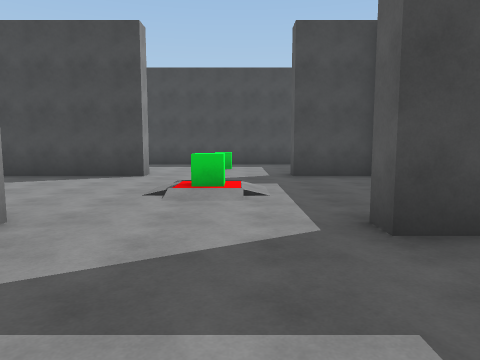
View 1 (above)

21 first-person views from a walk through a Unity game level. The camera is 1.5 m above the floor, tilts 6° down and sees 70° across. The floor is counted in squares, 2 m on a side. Each view is taken from the middle of a square. On the plan, view 1 faces up. The plan holds only what a view shows up to about 11 squares ahead; the rest is blank. The place goes on beyond the plan. The player is left out.

View 2
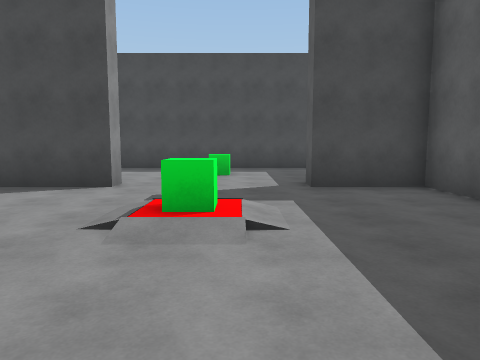

View 3
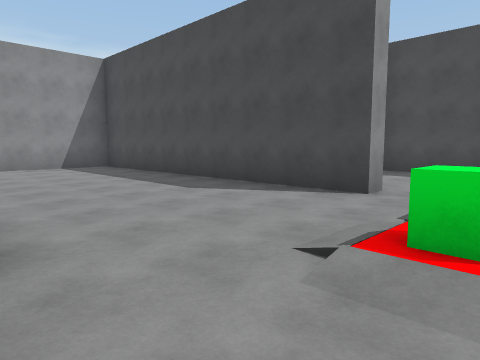

View 4
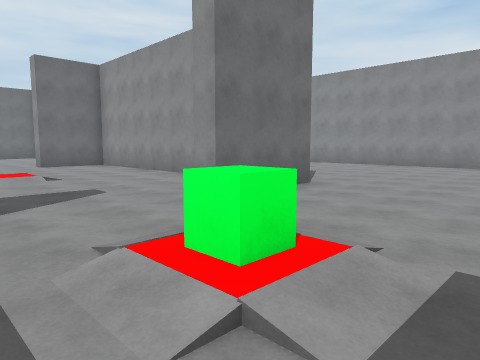

View 5
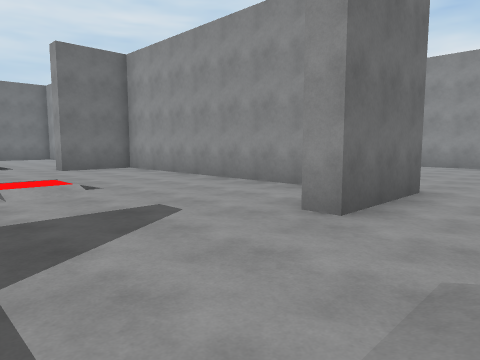

View 6
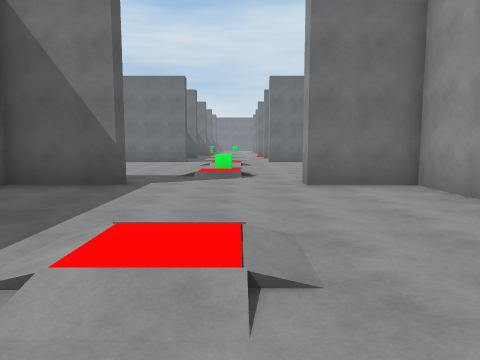

View 7
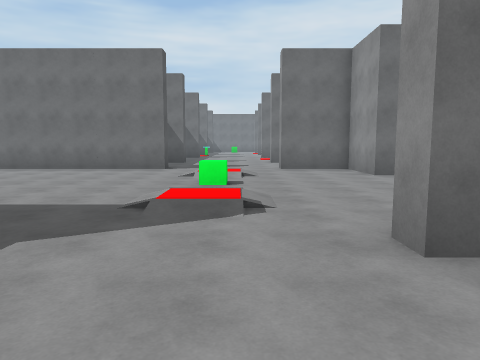

View 8
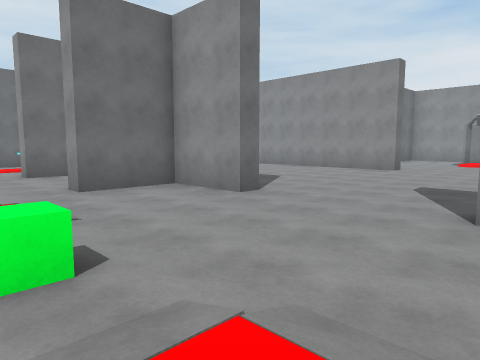

View 9
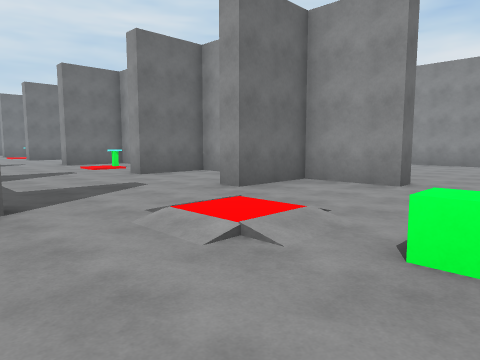

View 10
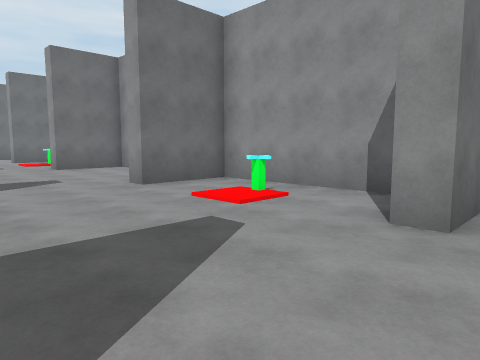

View 11
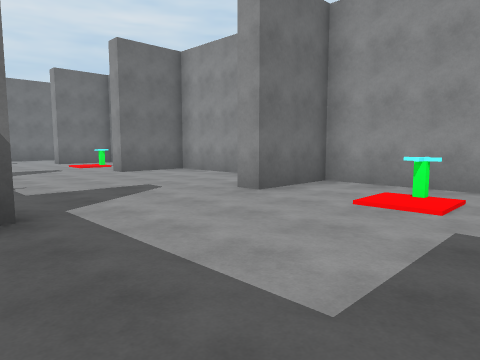

View 12
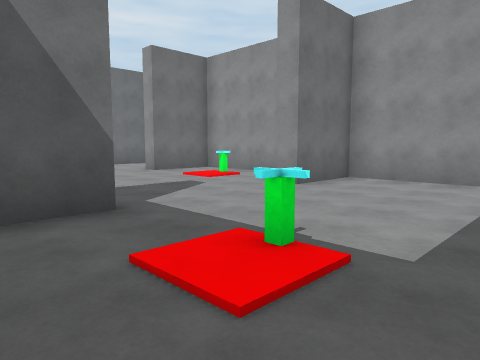

View 13
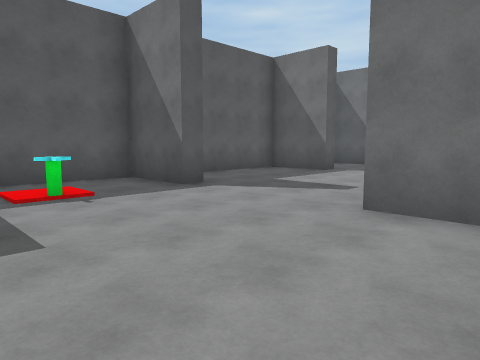

View 14
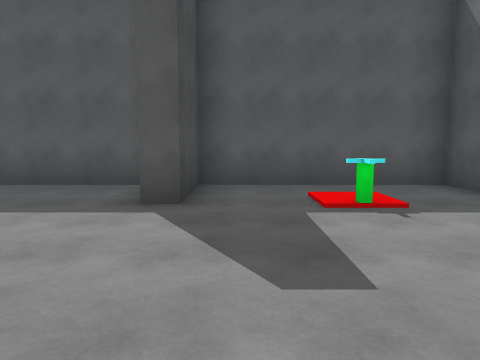

View 15
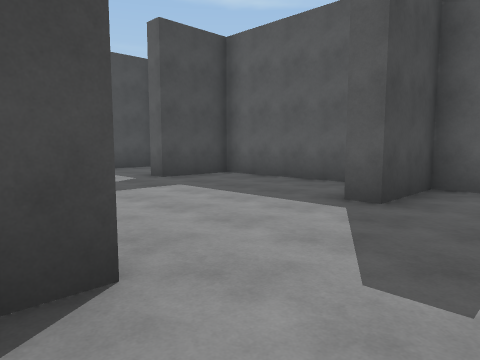

View 16
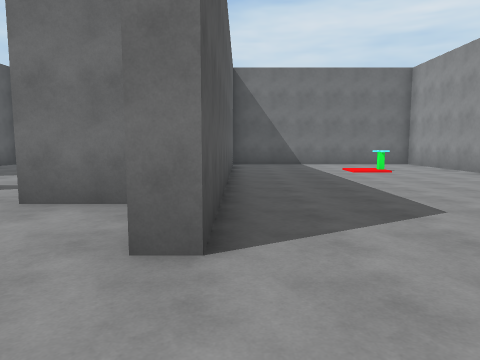

View 17
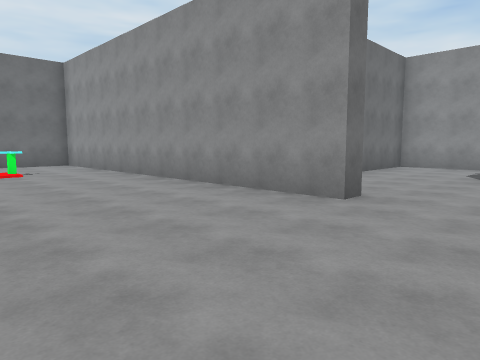

View 18
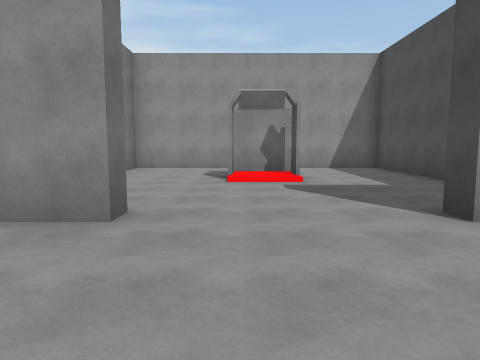

View 19
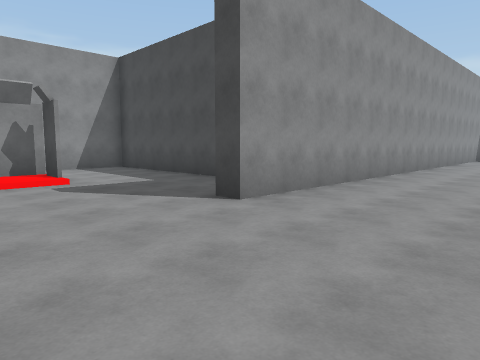

View 20
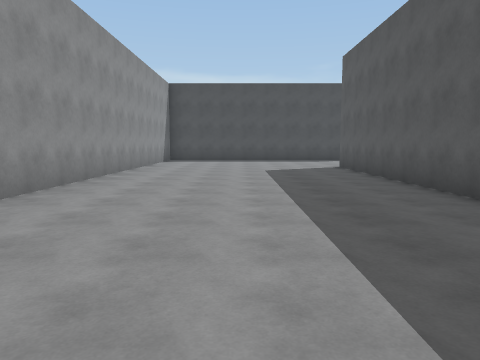

View 21
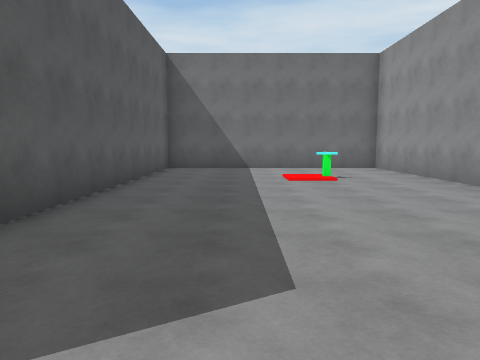

### Floor plan
Key: @ floor where view 1 was taken; # wall or solid block; . main floor; : floor 0.25 m higher than the main floor; / step, stairs or slope; C green cube; A valve; O other object.
Columns run from 19 left of view 1 to 5 right of it. Each row starts with its distance up from view 1.
 13                #######
 12                .......
 11                 ......
 10                 ..C...
  9                  ....
  8        ##########....###
  7        #...............#
  6        #..........::...
  5        #..........C:..
  4        #..............
  3        #......###....#
  2        #......#.......
  1        #......#......
  0        #......#....@
 -1        #......#...::.
 -2        #......#...//.
 -3        #......#.......
 -4        #......#........
 -5 ########......#.......#
 -6 #......#......###....##
 -7 #......#......#...//..
 -8 #.................//...
 -9 #  O/..................
-10 # .O:.............C.....
-11 #.................//.....
-12 #......#......#...//.....
-13 #....  #......#..........
-14 ####   #......###....####
-15        #......#.......
-16        #......#.......
-17        #......###....###
-18        #......#........#
-19        #..A...#........#
-20        #......#.A......#
-21        #......#........#
-22        ##########....###
-23               #........#
-24               #........#
-25               #.....A..#
-26               #........#
-27               ###....###
-28                 ......
-29               #........#
-30               #.A......#
-31               #........#
-32               ###....###

Where each view was taken, in squares from view 1:
view 1: 0 up, 0 right, facing up
view 2: 2 up, 0 right, facing up
view 3: 3 up, 0 right, facing up-left
view 4: 7 up, 1 right, facing down-left
view 5: 5 up, 1 right, facing down-left
view 6: 1 up, 1 left, facing down
view 7: 3 down, 1 left, facing down
view 8: 7 down, 0 right, facing down-left
view 9: 9 down, 2 right, facing down-left
view 10: 16 down, 1 right, facing down-left
view 11: 18 down, 2 right, facing down-left
view 12: 23 down, 3 right, facing down-left
view 13: 23 down, 4 left, facing down-right
view 14: 23 down, 3 left, facing right
view 15: 24 down, 3 left, facing up-right
view 16: 9 down, 5 left, facing down
view 17: 9 down, 7 left, facing down-left
view 18: 10 down, 8 left, facing left
view 19: 11 down, 8 left, facing up-left
view 20: 8 down, 8 left, facing up
view 21: 11 down, 7 left, facing down
